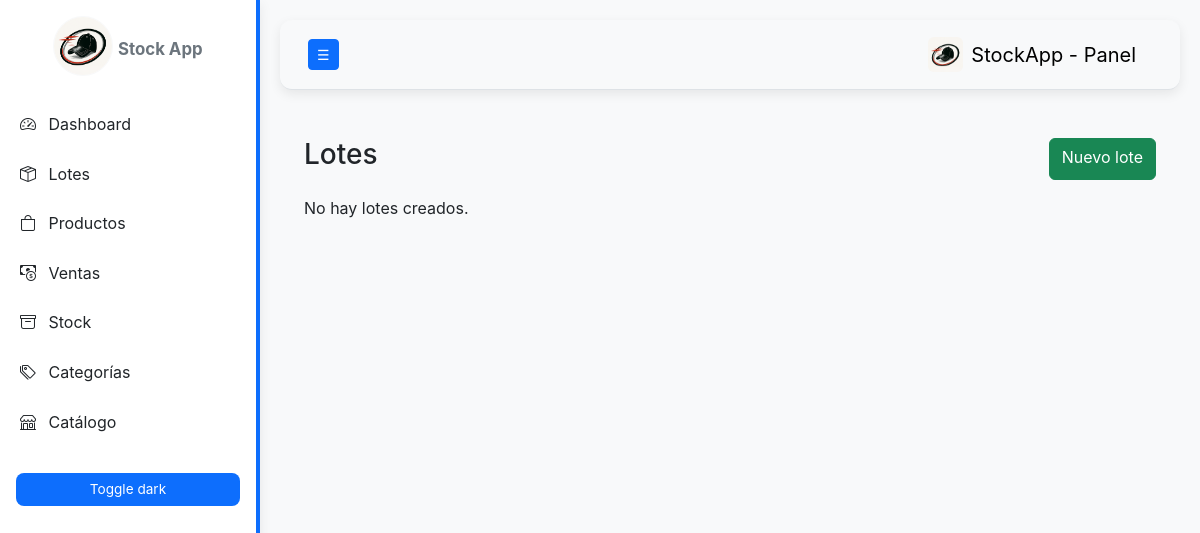
The app's page /lotes, older data.
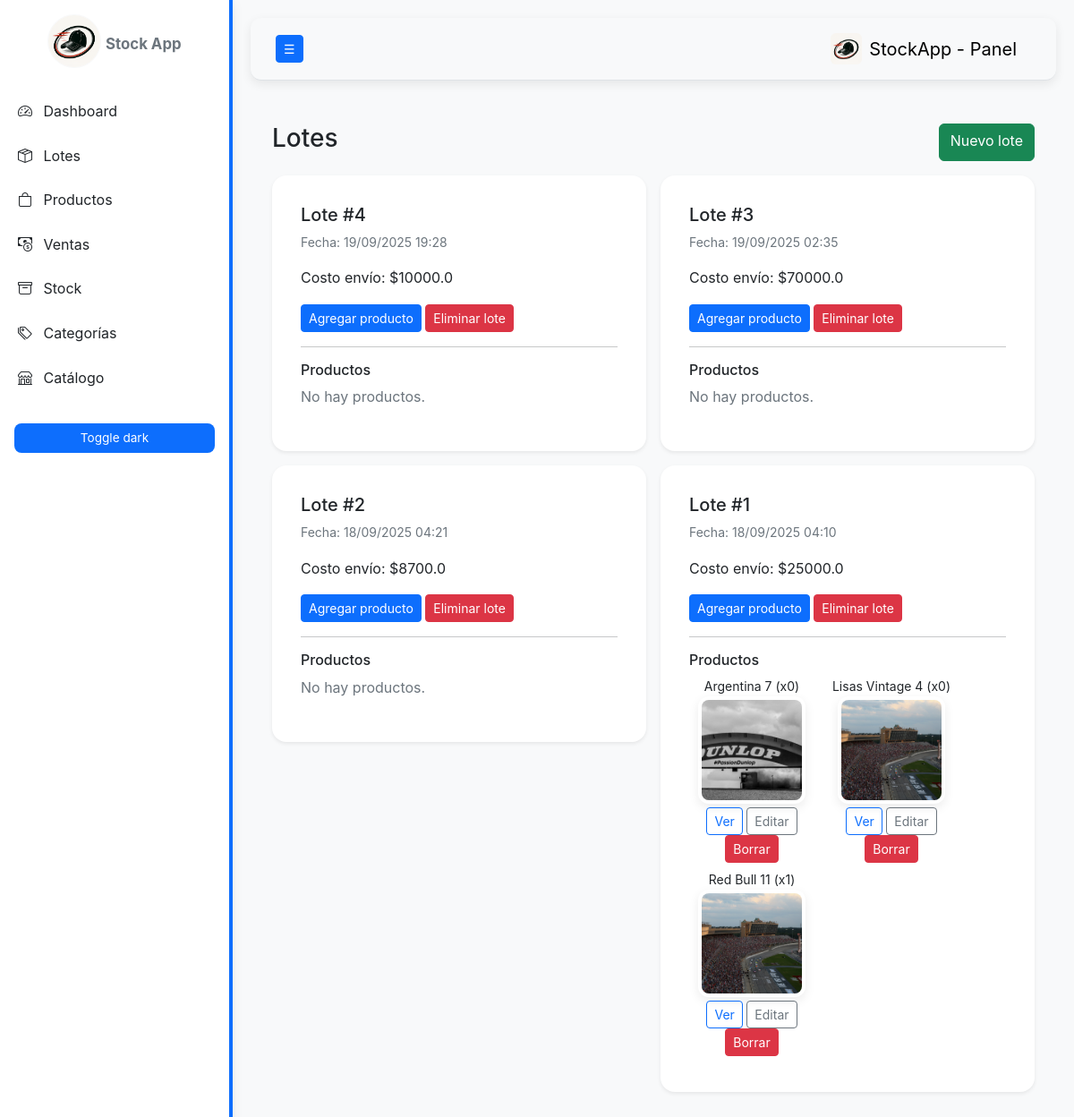
The same page, newer data.
### models.py (models this page shows, shortened)
class Lote(db.Model):
    id = db.Column(db.Integer, primary_key=True)
    fecha = db.Column(db.DateTime, default=datetime.utcnow)
    costo_envio = db.Column(db.Float, nullable=False, default=0.0)
    productos = db.relationship("Producto", back_populates="lote", cascade="all, delete-orphan")

class Producto(db.Model):
    id = db.Column(db.Integer, primary_key=True)
    nombre = db.Column(db.String(150), nullable=False)
    cantidad = db.Column(db.Integer, default=0)
    precio_compra = db.Column(db.Float, nullable=False, default=0.0)
    costo_envio_unitario = db.Column(db.Float, default=0.0)
    costo_extra = db.Column(db.Float, default=0.0)
    margen = db.Column(db.Float, default=0.5)
    lote_id = db.Column(db.Integer, db.ForeignKey("lote.id"), nullable=True)
    lote = db.relationship("Lote", back_populates="productos")
    fotos = db.relationship("FotoProducto", back_populates="producto", cascade="all, delete-orphan")
    ventas = db.relationship("Venta", back_populates="producto")
    categorias = db.relationship(
        "Categoria",
        secondary=producto_categoria,
        back_populates="productos"
    )

class FotoProducto(db.Model):
    id = db.Column(db.Integer, primary_key=True)
    ruta = db.Column(db.String(300), nullable=False)
    producto_id = db.Column(db.Integer, db.ForeignKey("producto.id"), nullable=False)
    producto = db.relationship("Producto", back_populates="fotos")

### app.py (the view)
@app.route("/lotes")
def lotes():
    lotes = Lote.query.order_by(Lote.fecha.desc()).all()
    return render_template("lotes.html", lotes=lotes)

### templates/lotes.html
{% extends "base.html" %}
{% block content %}
<div class="d-flex justify-content-between mb-3">
  <h3>Lotes</h3>
  <a class="btn btn-success" href="{{ url_for('add_lote') }}">Nuevo lote</a>
</div>
{% if lotes %}
  <div class="row g-3">
    {% for lote in lotes %}
      <div class="col-md-6">
        <div class="card shadow-sm">
          <div class="card-body">
            <h5>Lote #{{ lote.id }}</h5>
            <p class="small text-muted">Fecha: {{ lote.fecha.strftime('%d/%m/%Y %H:%M') }}</p>
            <p>Costo envío: ${{ lote.costo_envio }}</p>
            <a class="btn btn-primary btn-sm" href="{{ url_for('add_product', lote_id=lote.id) }}">Agregar producto</a>
            <form method="post" action="{{ url_for('delete_lote', lote_id=lote.id) }}" class="d-inline" onsubmit="return confirm('Eliminar lote?')">
              <button class="btn btn-danger btn-sm">Eliminar lote</button>
            </form>
            <hr>
            <h6>Productos</h6>
            {% if lote.productos %}
              <div class="d-flex flex-wrap">
                {% for p in lote.productos %}
                  <div class="me-3 text-center mb-2" style="width:140px;">
                    <div class="small">{{ p.nombre }} (x{{ p.cantidad }})</div>
                    {% if p.fotos %}
                      <img src="{{ url_for('uploaded_file', filename=p.fotos[0].ruta) }}" class="img-thumbnail" style="width:120px; height:120px; object-fit:cover;">
                    {% endif %}
                    <div class="mt-1">
                      <a class="btn btn-sm btn-outline-primary" href="{{ url_for('ver_producto', producto_id=p.id) }}">Ver</a>
                      <a class="btn btn-sm btn-outline-secondary" href="{{ url_for('editar_producto', producto_id=p.id) }}">Editar</a>
                      <form method="post" action="{{ url_for('eliminar_producto', producto_id=p.id) }}" class="d-inline">
                        <button class="btn btn-sm btn-danger" onclick="return confirm('Eliminar producto?')">Borrar</button>
                      </form>
                    </div>
                  </div>
                {% endfor %}
              </div>
            {% else %}
              <p class="text-muted">No hay productos.</p>
            {% endif %}
          </div>
        </div>
      </div>
    {% endfor %}
  </div>
{% else %}
  <p>No hay lotes creados.</p>
{% endif %}
{% endblock %}

Row changes from the older to the newer data that the page shows:
added Lote: id "4", fecha "19/09/2025 19:28", costo_envio "10000.0", shows "No hay productos."
added Lote: id "3", fecha "19/09/2025 02:35", costo_envio "70000.0", shows "No hay productos."
added Lote: id "2", fecha "18/09/2025 04:21", costo_envio "8700.0", shows "No hay productos."
added Lote: id "1", fecha "18/09/2025 04:10", costo_envio "25000.0"
added Producto: nombre "Argentina 7", cantidad "0", ruta (picture)
added Producto: nombre "Lisas Vintage 4", cantidad "0", ruta (picture)
added Producto: nombre "Red Bull 11", cantidad "1", ruta (picture)
Text that changed along with them:
text no longer shown: "No hay lotes creados."
